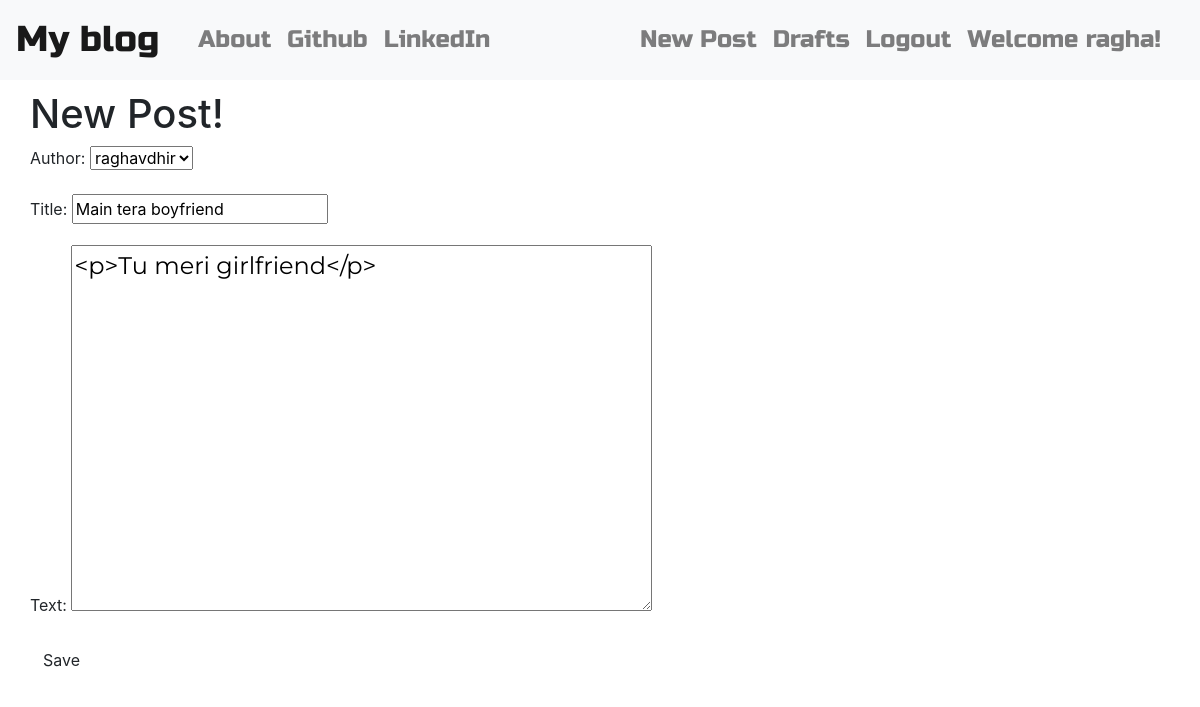
Screenshot of /post/9/edit/ (signed in) with the database file from the repository.
### blogApp/models.py (models this page shows, shortened)
class Post(models.Model):
    author = models.ForeignKey('auth.User', on_delete=models.CASCADE)
    title = models.CharField(max_length=256)
    text = models.TextField()
    created_date = models.DateTimeField(default=timezone.now)
    published_date = models.DateTimeField(blank=True, null=True)

### blogApp/views.py (the view)
# urls.py: re_path(r'post/(?P<pk>\d+)/edit/$', views.PostUpdateView.as_view(), name='post_edit'),
class PostUpdateView(LoginRequiredMixin, UpdateView):
    login_url = '/login/'
    redirect_field_name = 'blogApp/post_detail.html'
    form_class = PostForm
    model = Post

### blogApp/forms.py
class PostForm(forms.ModelForm):
    class Meta:
        model = Post
        fields = ('author', 'title', 'text')
        widgets = {
            'title': forms.TextInput(attrs={'class': 'textinputclass'}),
            'text': forms.Textarea(attrs={'class': 'editable medium-editor-textarea postcontent'})
        }

### blogApp/templates/blogApp/post_form.html (shortened to what this page needs)
{% extends 'blogApp/base.html' %}
{% block body_block %}
<h1>New Post!</h1>
<form class="post-form" method="POST">
    {{ form.as_p }}
    <button type="submit" class="save btn btn-default">Save</button>
</form>
{% endblock %}

### blogApp/templates/blogApp/base.html (shortened to what this page needs)
<!DOCTYPE html>
{% load static %}
<html lang="en">
<head>
    <link rel="stylesheet" href="https://stackpath.bootstrapcdn.com/bootstrap/4.5.0/css/bootstrap.min.css">
    <link rel="stylesheet" href="//cdn.jsdelivr.net/npm/medium-editor@latest/dist/css/medium-editor.min.css" type="text/css" media="screen" charset="utf-8">
    <link rel="stylesheet" href="{% static 'css/blog.css' %}">
    <link rel="stylesheet" href="https://use.fontawesome.com/releases/v5.6.3/css/all.css">
</head>
<body class="loader">
<nav class="navbar navbar-expand-sm navbar-light bg-light techfont">
    <a class="navbar-brand bigbrand" href="{% url 'post_list' %}">My blog</a>
    <div class="container">
        <div class="collapse navbar-collapse">
        <ul class="navbar-nav mr-auto">
            <li class="nav-item">
                <a class="nav-link" href="{% url 'aboutus' %}">About</a>
            </li>
            <li class="nav-item">
                <a class="nav-link" href="https://www.github.com">Github</a>
            </li>
            <li class="nav-item">
                <a class="nav-link" href="https://www.linkedin.com">LinkedIn</a>
            </li>
        </ul>
        <ul class="nav navbar-nav navbar-right">
            {% if user.is_authenticated %}
            <li class="nav-item">
                <a class="nav-link" href="{% url 'post_new' %}">New Post</a>
            </li>
            <li class="nav-item">
                <a class="nav-link" href="{% url 'post_draft_list' %}">Drafts</a>
            </li>
            <li class="nav-item">
                <a class="nav-link" href="{% url 'logout' %}">Logout</a>
            </li>
            <li class="nav-item">
                <a class="nav-link">Welcome {{ user.username }}!</a>
            </li>
            {% else %}
            <li>
                <a class="nav navbar-right" href="{% url 'login' %}"><span><i class="fas fa-user"></i></span></a>
            </li>
            {% endif %}
        </ul>
        </div>
    </div>
</nav>
<div class="content container">
    <div class="row">
        <div class="blog_posts">
            {% block body_block %}
            {% endblock %}
        </div>
    </div>
</div>
</body>
</html>

### blogApp/static/css/blog.css (style rules this page uses)
.techfont { font-family: 'Russo One', sans-serif; font-size: 1.5em; margin-bottom: 10px; }
.bigbrand { font-size: 1.5em; }
.postcontent { font-family: 'Montserrat', sans-serif; font-size: 1.5em; }
.loader { filter:hue-rotate(0deg); color:linear-gradient(45deg,#0f8,#08f); animation:hue 10000ms infinite linear; }

### rows the page displays
Post: author "raghavdhir", title "Main tera boyfriend", text "<p>Tu meri girlfriend</p>"

### other values shown
{{ user.username }} "ragha"
